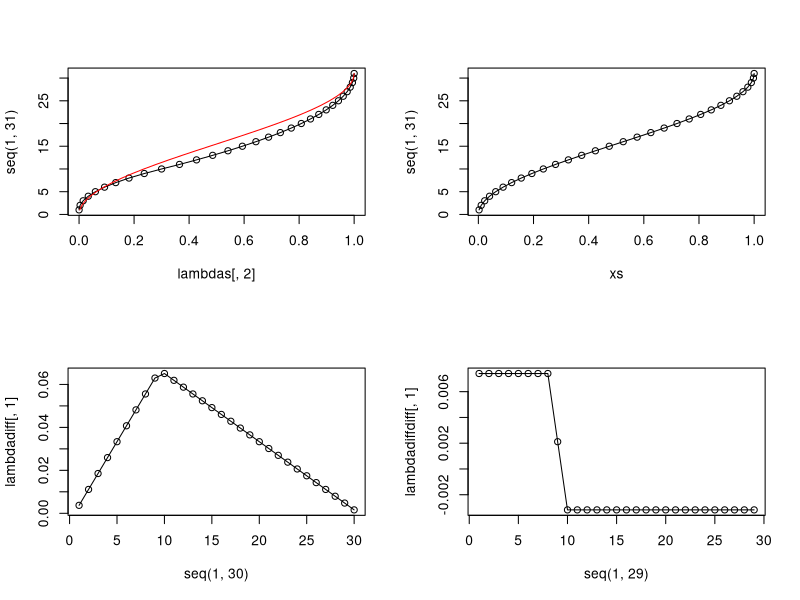

This figure's R source:
lambdas <- read.csv("lambdaspacing.dat", header = FALSE)

lambdas[2,]-lambdas[1,]
lambdas[3,]-lambdas[2,]
lambdas[4,]-lambdas[3,]


xs <- 0.5+(-1/2*cos((seq(1,31)/31)*pi))
#xs <- exp((-1/2)*(seq(-31,30,2)/31)^2)
#xs <- (1.0*(seq(1,31)/31)+(0.1^2))

lambdadiff <- apply(lambdas, 2, diff)
lambdadiffdiff <- apply(lambdadiff, 2, diff)

fit.md  <- lm(seq(1,31) ~ lambdas[,1])

par(mfrow=c(2,2))

plot(lambdas[,2],seq(1,31))
lines(lambdas[,2],seq(1,31), xlab="lambdapoint")
lines(xs,seq(1,31), xlab="lambdapoint", col="red")
#plot(fit.md, col="blue")

plot(xs,seq(1,31))
lines(xs,seq(1,31), xlab="lambdapoint")

plot(seq(1,30), lambdadiff[,1])
lines(seq(1,30), lambdadiff[,1], xlab="lambdapoint")

plot(seq(1,29), lambdadiffdiff[,1])
lines(seq(1,29), lambdadiffdiff[,1], xlab="lambdapoint")
